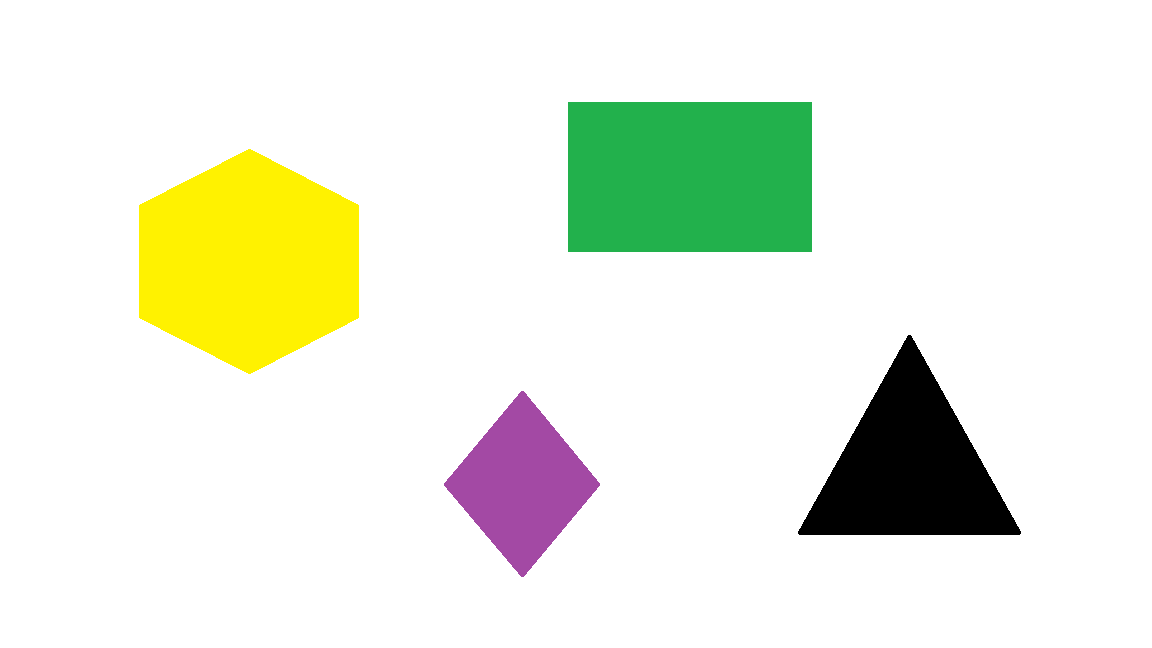
#> input picture hitam/warna1.png, 1152 x 648 px; its folder holds 3 pictures in this run
$ python black.py
#> lines starting #> are read from the running program, lines starting #| are printed output that depends on the picture; after the words box and inside, x2 and y2 are one past the last pixel; in counts of white or black regions, pixels touching at a corner belong together
import cv2
import numpy as np

for i in range(1, 4):
    img = cv2.imread('warna' + str(i) + '.png', 1)
#> img is the input picture: shape (648, 1152, 3); mean B, G, R 223.9, 239.1, 234.5
    hsv = cv2.cvtColor(img, cv2.COLOR_BGR2HSV)
#> hsv: shape (648, 1152, 3); mean H, S, V 7.8, 25.6, 241.5

    lower_api0 = np.array([0, 0, 0])
    upper_api0 = np.array([10, 20, 20])
    mask = cv2.inRange(hsv, lower_api0, upper_api0)
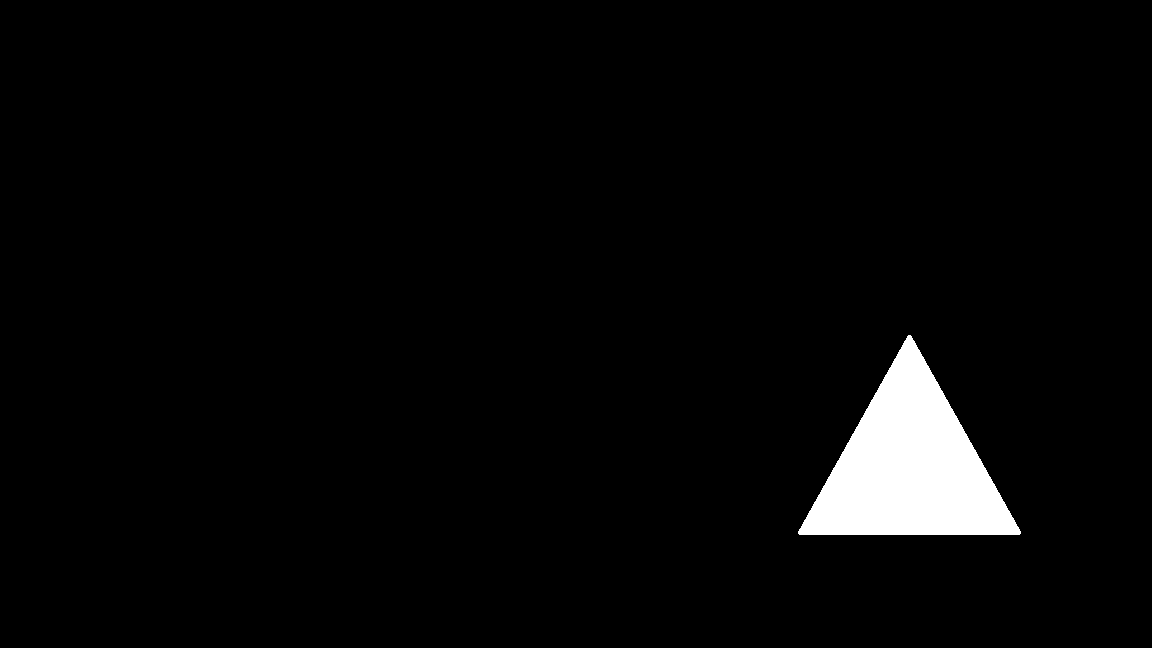
#> mask: shape (648, 1152); 3.1% white; 1 white region, box (x1, y1, x2, y2) and area: (798, 335, 1021, 535) 22920

    new_img = cv2.bitwise_and(img, img, mask=mask)
#> new_img: shape (648, 1152, 3); every value is 0

    cv2.imshow('mask', mask)
    cv2.imshow('image', img)

    cv2.waitKey(0)
    cv2.destroyAllWindows()
#> pass 2 of the loop `for i in range(1, 4):`:
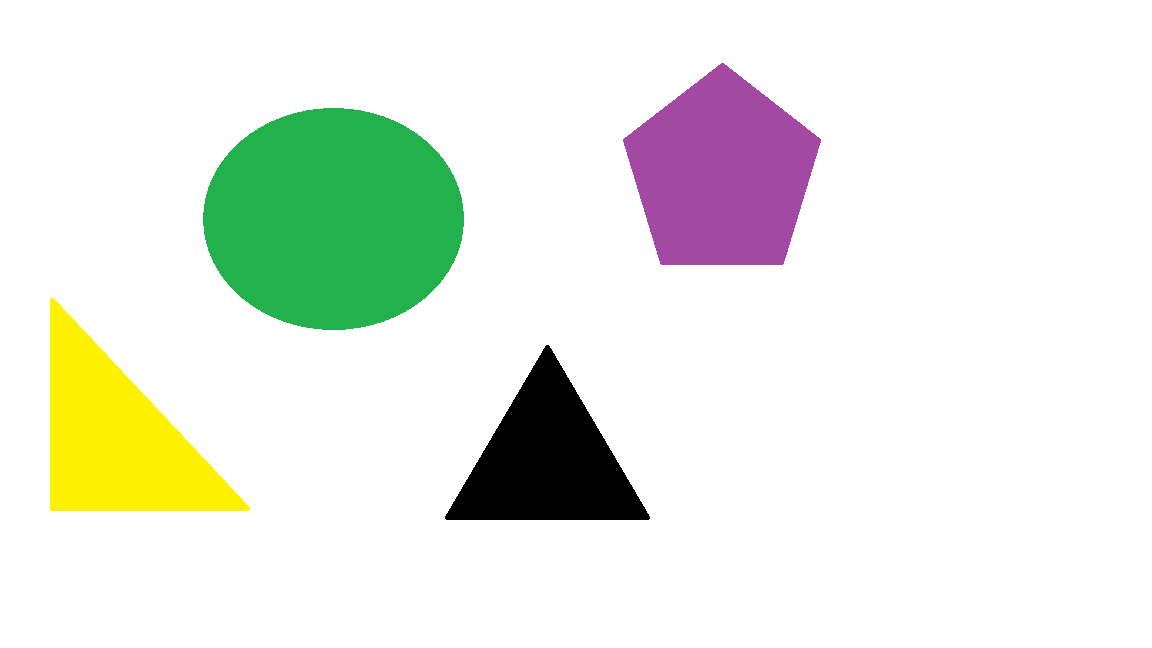
#> input picture hitam/warna2.png, 1152 x 648 px
#> img is the input picture: shape (648, 1152, 3); mean B, G, R 226.9, 236.8, 231.8
#> hsv: shape (648, 1152, 3); mean H, S, V 10.6, 25.3, 240.5
#> `mask = cv2.inRange(hsv, lower_api0, upper_api0)`:
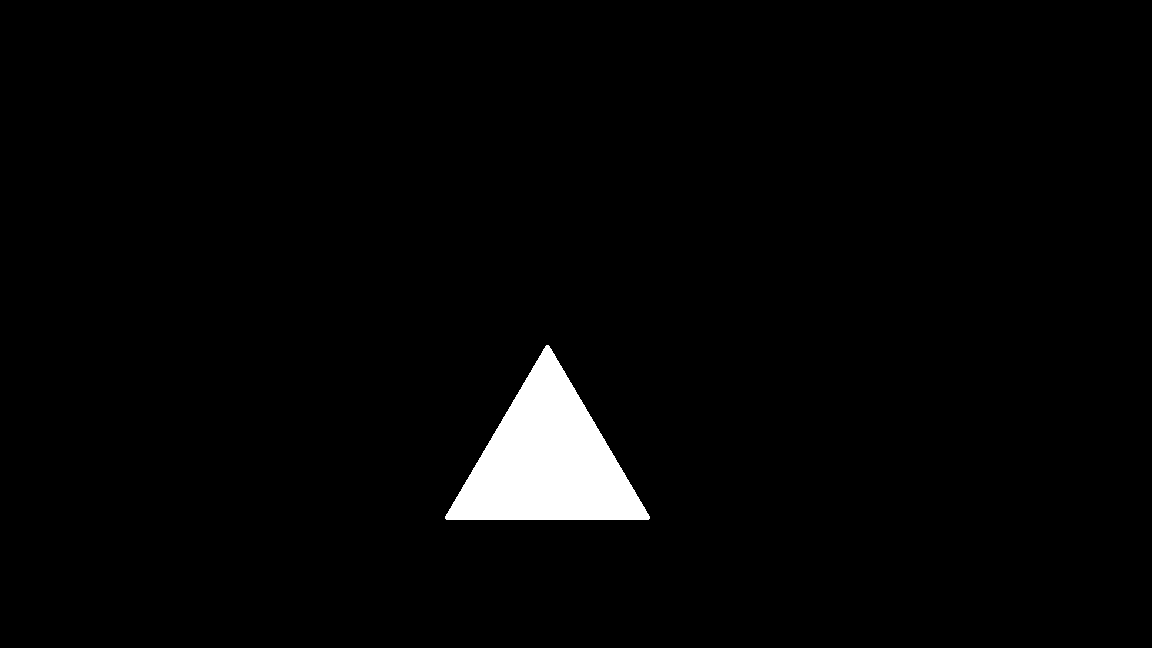
#> mask: shape (648, 1152); 2.5% white; 1 white region, box (x1, y1, x2, y2) and area: (445, 345, 650, 520) 18501
#> pass 3 of the loop `for i in range(1, 4):`:
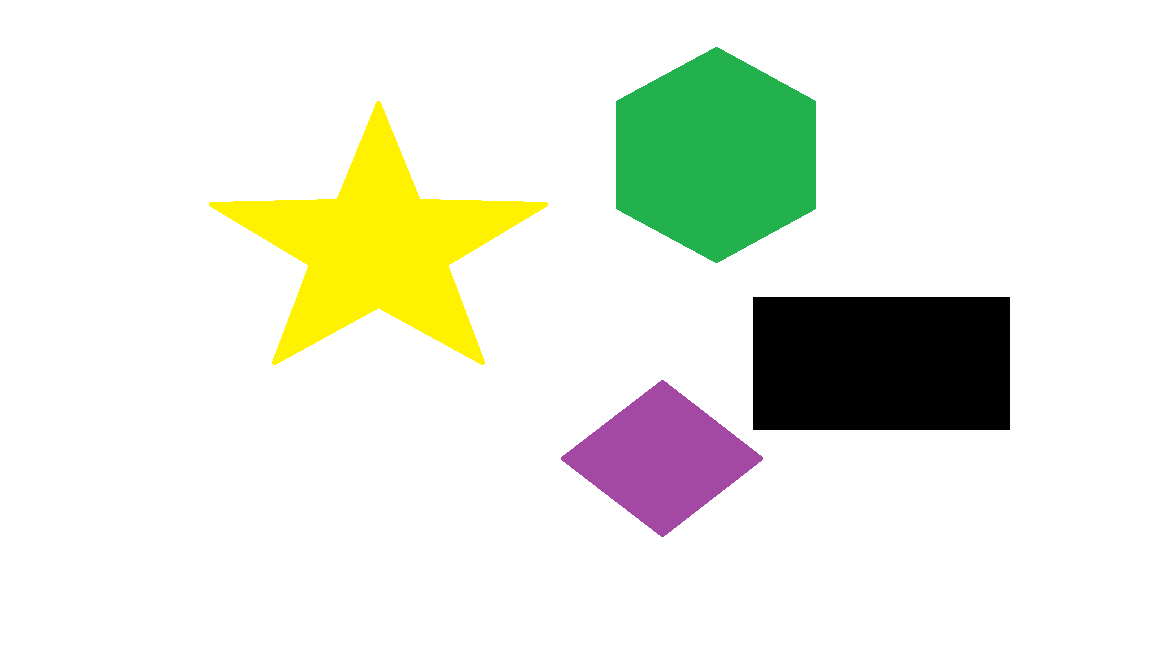
#> input picture hitam/warna3.png, 1152 x 648 px
#> img is the input picture: shape (648, 1152, 3); mean B, G, R 222.5, 235.4, 231.7
#> hsv: shape (648, 1152, 3); mean H, S, V 7.5, 23.1, 238
#> `mask = cv2.inRange(hsv, lower_api0, upper_api0)`:
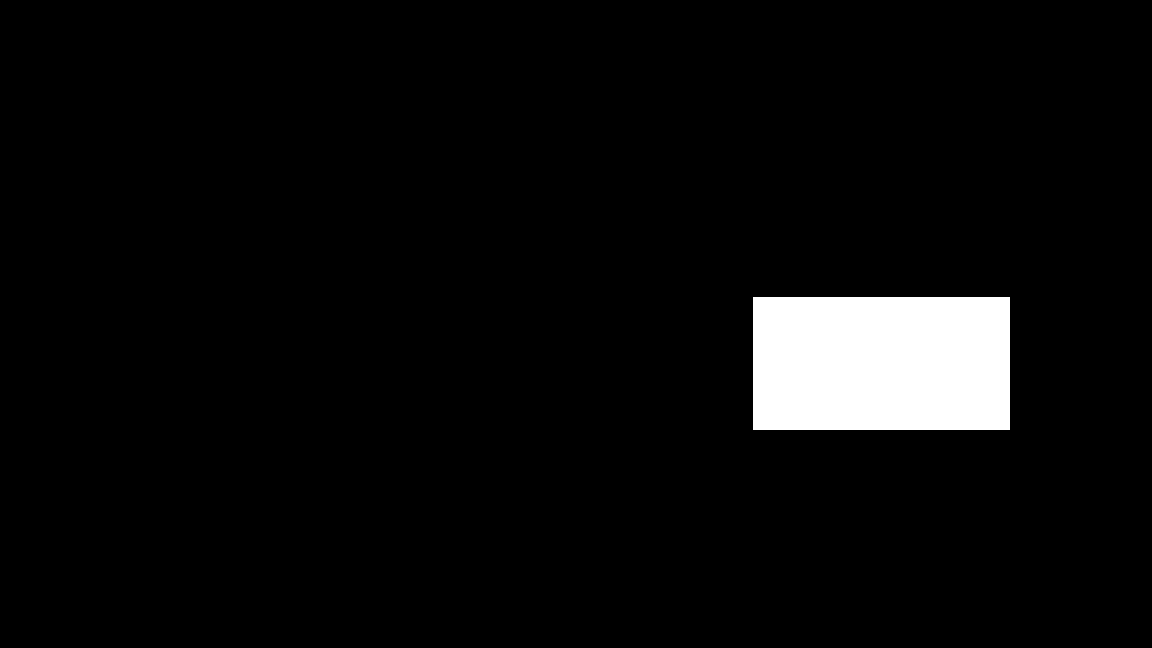
#> mask: shape (648, 1152); 4.6% white; 1 white region, box (x1, y1, x2, y2) and area: (753, 297, 1010, 430) 34181
